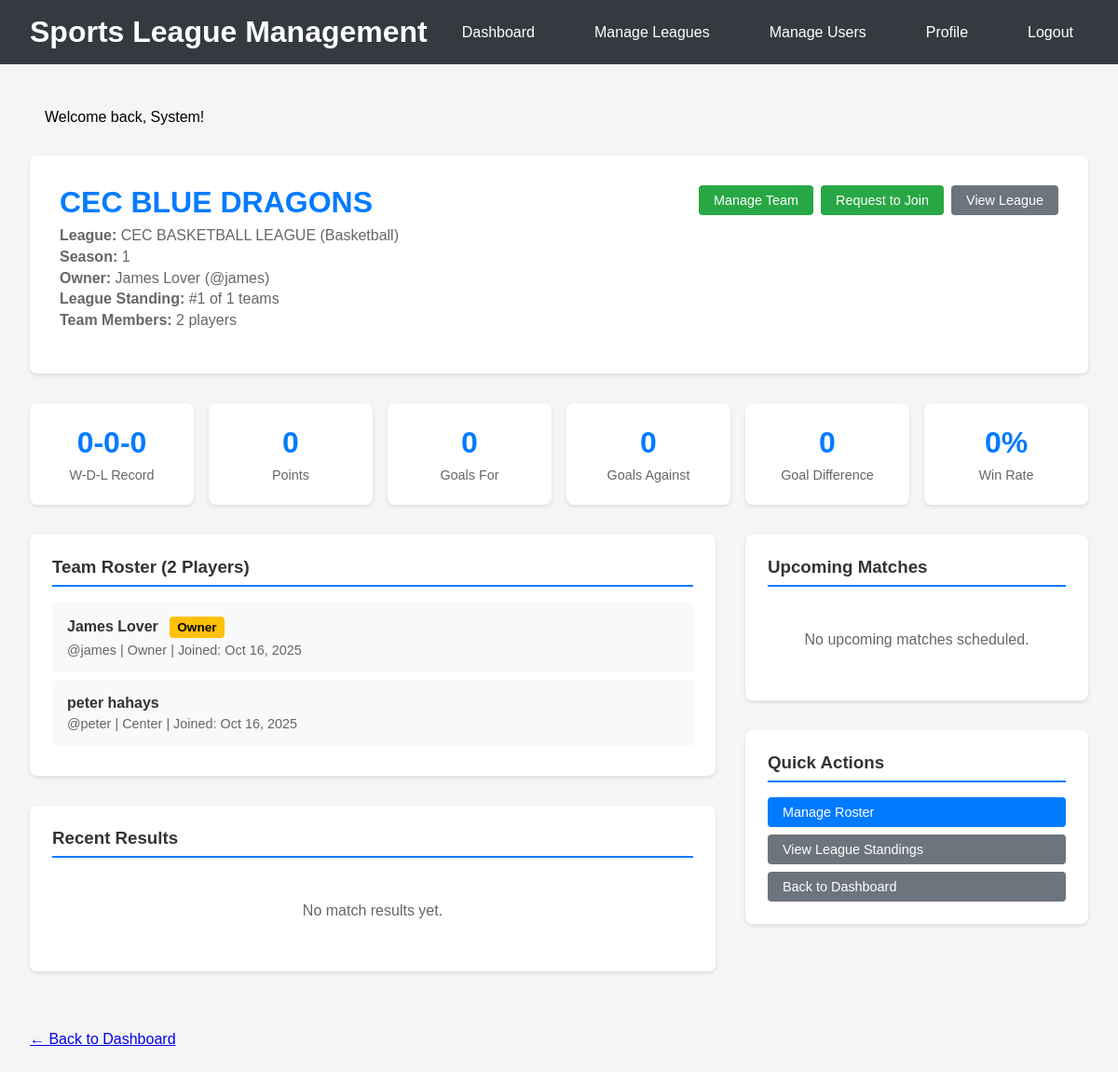
Screenshot of /team/view_team.php?id=16 (signed in) with the database file from the repository.
### tables this page shows
CREATE TABLE `teams` (
  `id` int(11) NOT NULL,
  `name` varchar(100) NOT NULL,
  `league_id` int(11) DEFAULT NULL,
  `owner_id` int(11) NOT NULL,
  `description` text DEFAULT NULL,
  `logo_url` varchar(255) DEFAULT NULL,
  `wins` int(11) DEFAULT 0,
  `losses` int(11) DEFAULT 0,
  `draws` int(11) DEFAULT 0,
  `points` int(11) DEFAULT 0,
  `created_at` timestamp NOT NULL DEFAULT current_timestamp(),
  `goals_for` int(11) DEFAULT 0,
  `goals_against` int(11) DEFAULT 0
);

CREATE TABLE `leagues` (
  `id` int(11) NOT NULL,
  `name` varchar(100) NOT NULL,
  `sport_id` int(11) NOT NULL,
  `season` varchar(20) NOT NULL,
  `start_date` date NOT NULL,
  `end_date` date NOT NULL,
  `registration_deadline` date NOT NULL,
  `max_teams` int(11) DEFAULT 16,
  `rules` text DEFAULT NULL,
  `status` enum('draft','open','closed','active','completed') DEFAULT 'draft',
  `approval_required` tinyint(1) DEFAULT 0,
  `created_by` int(11) NOT NULL,
  `created_at` timestamp NOT NULL DEFAULT current_timestamp()
);

CREATE TABLE `sports` (
  `id` int(11) NOT NULL,
  `name` varchar(50) NOT NULL,
  `description` text DEFAULT NULL,
  `max_players_per_team` int(11) DEFAULT 11,
  `created_at` timestamp NOT NULL DEFAULT current_timestamp()
);

CREATE TABLE `users` (
  `id` int(11) NOT NULL,
  `username` varchar(50) NOT NULL,
  `email` varchar(100) NOT NULL,
  `password` varchar(255) NOT NULL,
  `first_name` varchar(50) NOT NULL,
  `last_name` varchar(50) NOT NULL,
  `phone` varchar(20) DEFAULT NULL,
  `address` varchar(255) DEFAULT NULL,
  `role` enum('player','team_owner','admin') DEFAULT 'player',
  `created_at` timestamp NOT NULL DEFAULT current_timestamp(),
  `updated_at` timestamp NOT NULL DEFAULT current_timestamp() ON UPDATE current_timestamp(),
  `status` varchar(20) NOT NULL DEFAULT 'active'
);

CREATE TABLE `team_members` (
  `id` int(11) NOT NULL,
  `team_id` int(11) NOT NULL,
  `player_id` int(11) NOT NULL,
  `position` varchar(50) DEFAULT NULL,
  `jersey_number` int(11) DEFAULT NULL,
  `joined_at` timestamp NOT NULL DEFAULT current_timestamp(),
  `status` enum('active','inactive','suspended') DEFAULT 'active'
);

### team/view_team.php (the view, shortened to what this page needs)
<?php
require_once '../config/database.php';
$database = new Database();
$db = $database->connect();
$user = getCurrentUser();
$team_id = $_GET['id'];
$team_query = "SELECT t.*, l.name as league_name, l.season, l.status as league_status,
                      s.name as sport_name, u.username as owner_username, u.first_name as owner_first,
                      u.last_name as owner_last, u.email as owner_email,
                      (SELECT COUNT(*) FROM team_members WHERE team_id = t.id AND status = 'active') as member_count
               FROM teams t
               JOIN leagues l ON t.league_id = l.id
               JOIN sports s ON l.sport_id = s.id
               JOIN users u ON t.owner_id = u.id
               WHERE t.id = :team_id";
$team_stmt = $db->prepare($team_query);
$team_stmt->bindParam(':team_id', $team_id);
$team_stmt->execute();
$team = $team_stmt->fetch(PDO::FETCH_ASSOC);
$is_owner = ($team['owner_id'] == $user['id']);
$is_admin = ($user['role'] == 'admin');
$member_query = "SELECT * FROM team_members WHERE team_id = :team_id AND player_id = :player_id AND status = 'active'";
$member_stmt = $db->prepare($member_query);
$member_stmt->bindParam(':team_id', $team_id);
$member_stmt->bindParam(':player_id', $user['id']);
$member_stmt->execute();
$is_member = ($member_stmt->rowCount() > 0);
$members_query = "SELECT tm.*, u.username, u.first_name, u.last_name, u.email
                  FROM team_members tm
                  JOIN users u ON tm.player_id = u.id
                  WHERE tm.team_id = :team_id AND tm.status = 'active'
                  ORDER BY tm.joined_at ASC";
$members_stmt = $db->prepare($members_query);
$members_stmt->bindParam(':team_id', $team_id);
$members_stmt->execute();
$members = $members_stmt->fetchAll(PDO::FETCH_ASSOC);
$upcoming_query = "SELECT m.*, ht.name as home_team, at.name as away_team, v.name as venue_name, v.address as venue_address
                   FROM matches m
                   JOIN teams ht ON m.home_team_id = ht.id
                   JOIN teams at ON m.away_team_id = at.id
                   LEFT JOIN venues v ON m.venue_id = v.id
                   WHERE (m.home_team_id = :team_id OR m.away_team_id = :team_id2)
                   AND m.status = 'scheduled'
                   AND m.match_date >= NOW()
                   ORDER BY m.match_date ASC
                   LIMIT 5";
$upcoming_stmt = $db->prepare($upcoming_query);
$upcoming_stmt->bindParam(':team_id', $team_id);
$upcoming_stmt->bindParam(':team_id2', $team_id);
$upcoming_stmt->execute();
$upcoming_matches = $upcoming_stmt->fetchAll(PDO::FETCH_ASSOC);
$recent_query = "SELECT m.*, ht.name as home_team, at.name as away_team, v.name as venue_name
                 FROM matches m
                 JOIN teams ht ON m.home_team_id = ht.id
                 JOIN teams at ON m.away_team_id = at.id
                 LEFT JOIN venues v ON m.venue_id = v.id
                 WHERE (m.home_team_id = :team_id OR m.away_team_id = :team_id2)
                 AND m.status = 'completed'
                 ORDER BY m.match_date DESC
                 LIMIT 5";
$recent_stmt = $db->prepare($recent_query);
$recent_stmt->bindParam(':team_id', $team_id);
$recent_stmt->bindParam(':team_id2', $team_id);
$recent_stmt->execute();
$recent_matches = $recent_stmt->fetchAll(PDO::FETCH_ASSOC);
$standings_query = "SELECT t.id, t.name, t.wins, t.draws, t.losses, t.points, t.goals_for, t.goals_against,
                           (t.goals_for - t.goals_against) as goal_difference
                    FROM teams t
                    WHERE t.league_id = :league_id
                    ORDER BY t.points DESC, goal_difference DESC, t.goals_for DESC";
$standings_stmt = $db->prepare($standings_query);
$standings_stmt->bindParam(':league_id', $team['league_id']);
$standings_stmt->execute();
$standings = $standings_stmt->fetchAll(PDO::FETCH_ASSOC);
$team_position = 0;
foreach ($standings as $index => $standing) {
    if ($standing['id'] == $team_id) {
        $team_position = $index + 1;
        break;
    }
}
$total_matches = $team['wins'] + $team['draws'] + $team['losses'];
$win_percentage = $total_matches > 0 ? round(($team['wins'] / $total_matches) * 100, 1) : 0;
?>
<!DOCTYPE html>
<html>
<head>
</head>
<body>
    <div class="header">
        <h1>Sports League Management</h1>
        <div class="nav">
            <a href="../dashboard.php">Dashboard</a>
            <?php if ($user['role'] == 'admin'): ?>
                <a href="../league/manage_leagues.php">Manage Leagues</a>
                <a href="../admin/manage_users.php">Manage Users</a>
            <?php else: ?>
                <a href="my_teams.php">My Teams</a>
                <a href="../league/browse_leagues.php">Browse Leagues</a>
            <?php endif; ?>
            <a href="../profile.php">Profile</a>
            <a href="../auth/logout.php">Logout</a>
        </div>
    </div>
    <div class="container">
        <div class="team-header">
            <div class="team-header-content">
                <div class="team-info">
                    <h1><?php echo htmlspecialchars($team['name']); ?></h1>
                    <div class="team-meta">
                        <p><strong>League:</strong> <?php echo htmlspecialchars($team['league_name']); ?> (<?php echo htmlspecialchars($team['sport_name']); ?>)</p>
                        <p><strong>Season:</strong> <?php echo htmlspecialchars($team['season']); ?></p>
                        <p><strong>Owner:</strong> <?php echo htmlspecialchars($team['owner_first'] . ' ' . $team['owner_last']); ?> (@<?php echo htmlspecialchars($team['owner_username']); ?>)</p>
                        <p><strong>League Standing:</strong> <?php echo $team_position > 0 ? "#" . $team_position : "N/A"; ?> of <?php echo count($standings); ?> teams</p>
                        <p><strong>Team Members:</strong> <?php echo $team['member_count']; ?> players</p>
                    </div>
                </div>
                <div class="team-actions">
                    <?php if ($is_owner || $is_admin): ?>
                        <a href="manage_team.php?id=<?php echo $team_id; ?>" class="btn btn-success">Manage Team</a>
                    <?php endif; ?>
                    <?php if (!$is_member && !$is_owner && $team['league_status'] != 'completed'): ?>
                        <a href="join_team.php?team_id=<?php echo $team_id; ?>" class="btn btn-success">Request to Join</a>
                    <?php endif; ?>
                    <a href="../league/view_league.php?id=<?php echo $team['league_id']; ?>" class="btn btn-secondary">View League</a>
                </div>
            </div>
        </div>
        <div class="stats-grid">
            <div class="stat-card">
                <div class="stat-number"><?php echo $team['wins']; ?>-<?php echo $team['draws']; ?>-<?php echo $team['losses']; ?></div>
                <div class="stat-label">W-D-L Record</div>
            </div>
            <div class="stat-card">
                <div class="stat-number"><?php echo $team['points']; ?></div>
                <div class="stat-label">Points</div>
            </div>
            <div class="stat-card">
                <div class="stat-number"><?php echo $team['goals_for']; ?></div>
                <div class="stat-label">Goals For</div>
            </div>
            <div class="stat-card">
                <div class="stat-number"><?php echo $team['goals_against']; ?></div>
                <div class="stat-label">Goals Against</div>
            </div>
            <div class="stat-card">
                <div class="stat-number"><?php echo ($team['goals_for'] - $team['goals_against']); ?></div>
                <div class="stat-label">Goal Difference</div>
            </div>
            <div class="stat-card">
                <div class="stat-number"><?php echo $win_percentage; ?>%</div>
                <div class="stat-label">Win Rate</div>
            </div>
        </div>
        <div class="content-grid">
            <div>
                <div class="card">
                    <h3>Team Roster (<?php echo count($members); ?> Players)</h3>
                    <?php if (count($members) > 0): ?>
                        <?php foreach ($members as $member): ?>
                            <div class="member-item">
                                <div class="member-info">
                                    <div class="member-name">
                                        <?php echo htmlspecialchars($member['first_name'] . ' ' . $member['last_name']); ?>
                                        <?php if ($member['player_id'] == $team['owner_id']): ?>
                                            <span class="badge badge-warning">Owner</span>
                                        <?php endif; ?>
                                    </div>
                                    <div class="member-details">
                                        @<?php echo htmlspecialchars($member['username']); ?>
                                        <?php if ($member['position']): ?>
                                            | <?php echo htmlspecialchars($member['position']); ?>
                                        <?php endif; ?>
                                        | Joined: <?php echo date('M j, Y', strtotime($member['joined_at'])); ?>
                                    </div>
                                </div>
                            </div>
                        <?php endforeach; ?>
                    <?php endif; ?>
                </div>
                <div class="card">
                    <h3>Recent Results</h3>
                    <?php if (count($recent_matches) > 0): ?>
                        <?php foreach ($recent_matches as $match):
                            $is_home = ($match['home_team_id'] == $team_id);
                            $team_score = $is_home ? $match['home_score'] : $match['away_score'];
                            $opponent_score = $is_home ? $match['away_score'] : $match['home_score'];
                            if ($team_score > $opponent_score) {
                                $result_class = 'win';
                                $result_text = 'WIN';
                            } elseif ($team_score < $opponent_score) {
                                $result_class = 'loss';
                                $result_text = 'LOSS';
                            } else {
                                $result_class = 'draw';
                                $result_text = 'DRAW';
                            }
                        ?>
                            <div class="match-item">
                                <div class="match-result <?php echo $result_class; ?>"><?php echo $result_text; ?></div>
                                <div class="match-date"><?php echo date('M j, Y', strtotime($match['match_date'])); ?></div>
                                <div class="match-teams">
                                    <?php echo htmlspecialchars($match['home_team']); ?>
                                    <strong><?php echo $match['home_score']; ?> - <?php echo $match['away_score']; ?></strong>
                                    <?php echo htmlspecialchars($match['away_team']); ?>
                                </div>
                                <?php if ($match['venue_name']): ?>
                                    <div class="match-venue">@ <?php echo htmlspecialchars($match['venue_name']); ?></div>
                                <?php endif; ?>
                            </div>
                        <?php endforeach; ?>
                    <?php else: ?>
                        <div class="empty-state">
                            <p>No match results yet.</p>
                        </div>
                    <?php endif; ?>
                </div>
            </div>
            <div>
                <div class="card">
                    <h3>Upcoming Matches</h3>
                    <?php if (count($upcoming_matches) > 0): ?>
                        <?php foreach ($upcoming_matches as $match): ?>
                            <div class="match-item">
                                <div class="match-date"><?php echo date('M j, Y - g:i A', strtotime($match['match_date'])); ?></div>
                                <div class="match-teams">
                                    <?php echo htmlspecialchars($match['home_team']); ?> vs <?php echo htmlspecialchars($match['away_team']); ?>
                                </div>
                                <?php if ($match['venue_name']): ?>
                                    <div class="match-venue">
                                        @ <?php echo htmlspecialchars($match['venue_name']); ?>
                                        <?php if ($match['venue_address']): ?>
                                            <br><small><?php echo htmlspecialchars($match['venue_address']); ?></small>
                                        <?php endif; ?>
                                    </div>
                                <?php endif; ?>
                            </div>
                        <?php endforeach; ?>
                    <?php else: ?>
                        <div class="empty-state">
                            <p>No upcoming matches scheduled.</p>
                        </div>
                    <?php endif; ?>
                </div>
                <?php if ($is_owner || $is_admin || $is_member): ?>
                <div class="card">
                    <h3>Quick Actions</h3>
                    <div style="display: flex; flex-direction: column; gap: 0.5rem;">
                        <?php if ($is_owner || $is_admin): ?>
                            <a href="manage_team.php?id=<?php echo $team_id; ?>" class="btn">Manage Roster</a>
                        <?php endif; ?>
                        <a href="../league/view_league.php?id=<?php echo $team['league_id']; ?>" class="btn btn-secondary">View League Standings</a>
                        <a href="../dashboard.php" class="btn btn-secondary">Back to Dashboard</a>
                    </div>
                </div>
                <?php endif; ?>
            </div>
        </div>
        <p><a href="../dashboard.php">← Back to Dashboard</a></p>
    </div>
</body>
</html>

### rows the page displays
teams: name "CEC BLUE DRAGONS", league.name "CEC BASKETBALL LEAGUE", sports.name "Basketball", league.season "1", owner.last_name "James Lover", owner.username "james", wins "0", draws "0", losses "0", points "0", goals_for "0", goals_against "0", $team['goals_for']-$team['goals_against'] "0"
team_members: player.last_name "James Lover", shows "Owner", player.username "james", position "Owner", joined_at "Oct 16, 2025"
team_members: player.last_name "peter hahays", player.username "peter", position "Center", joined_at "Oct 16, 2025"

### other values shown
$message "Welcome back, System!"
$team_position "1"
count($standings) "1"
$team['member_count'] "2"
count($members) "2"
